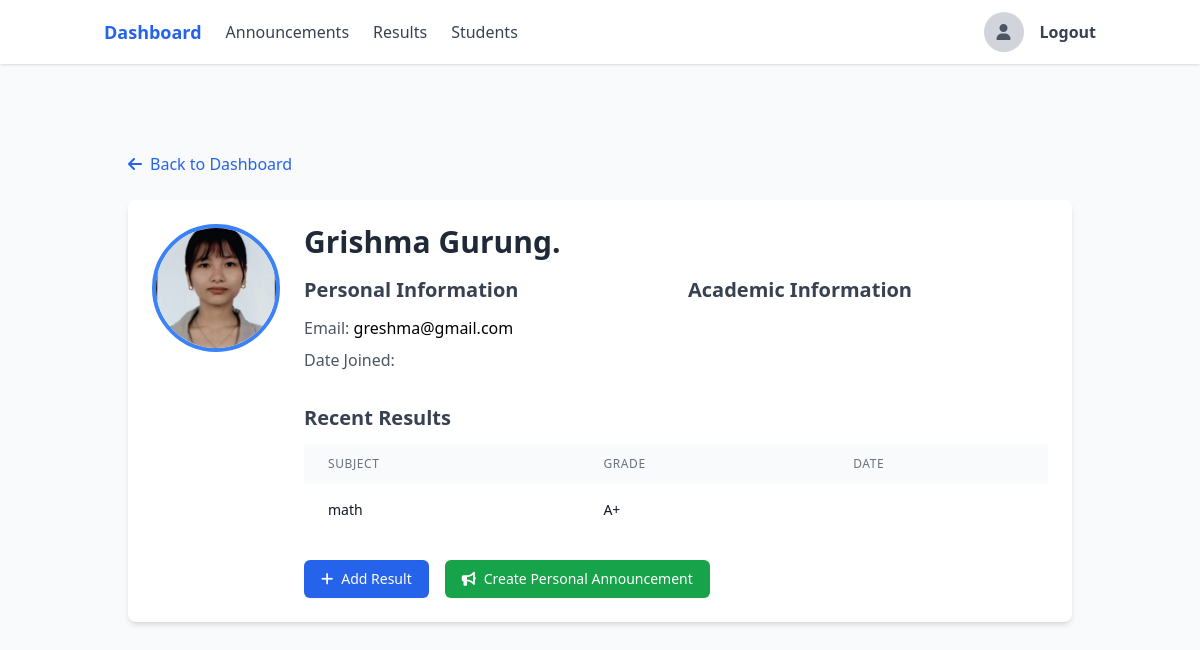
The page /teacher/students/3/ (signed in) on the database its author committed.
### users/models.py (models this page shows, shortened)
class User(AbstractBaseUser, PermissionsMixin):
    ROLE_CHOICES = [
        ('teacher', 'Teacher'),
        ('student', 'Student'),
        ('admin', 'Admin'),
    ]
    email = models.EmailField(unique=True)
    role = models.CharField(max_length=10, choices=ROLE_CHOICES)
    is_active = models.BooleanField(default=True)
    is_staff = models.BooleanField(default=False)
    profile_image = models.ImageField(upload_to=user_profile_image_path, null=True, blank=True)
    full_name = models.CharField(max_length=255, null=True, blank=True)
    bio = models.TextField(null=True, blank=True)
    USERNAME_FIELD = 'email'
    REQUIRED_FIELDS = ['role']
    objects = UserManager()
    @property
    def is_teacher(self):
        return self.role == 'teacher'
    def get_full_name(self):
        return self.full_name or self.email.split('@')[0]

class Result(models.Model):
    GRADE_CHOICES = [
        ('A+', 'A+'),
        ('A', 'A'),
        ('A-', 'A-'),
        ('B+', 'B+'),
        ('B', 'B'),
        ('B-', 'B-'),
        ('C+', 'C+'),
        ('C', 'C'),
        ('C-', 'C-'),
        ('D+', 'D+'),
        ('D', 'D'),
        ('F', 'F'),
    ]
    student = models.ForeignKey(User, on_delete=models.CASCADE, related_name='results')
    subject = models.CharField(max_length=100)
    marks_obtained = models.DecimalField(max_digits=5, decimal_places=2)
    total_marks = models.DecimalField(max_digits=5, decimal_places=2, default=100)
    grade = models.CharField(max_length=2, choices=GRADE_CHOICES)
    remarks = models.TextField(blank=True, null=True)
    created_by = models.ForeignKey(User, on_delete=models.CASCADE, related_name='results_created')
    created_at = models.DateTimeField(default=timezone.now)
    updated_at = models.DateTimeField(auto_now=True)
    class Meta:
        ordering = ['-created_at']
        unique_together = ['student', 'subject']

### users/views.py (the view)
# urls.py: path('teacher/students/<int:student_id>/', views.teacher_student_detail, name='teacher_student_detail'),
@login_required
def teacher_student_detail(request, student_id):
    if not request.user.is_teacher:
        return redirect('login')
    student = get_object_or_404(User, id=student_id, role='student')
    student_results = Result.objects.filter(student=student)
    context = {
        'student': student,
        'student_results': student_results,
    }
    return render(request, 'users/teacher_student_detail.html', context)

### users/templates/users/teacher_student_detail.html (shortened to what this page needs)
{% extends 'users/base.html' %}
{% block content %}
<div class="container mx-auto p-6">
    <div class="mb-6">
        <a href="/teacher/dashboard/" class="text-blue-600 hover:text-blue-800 flex items-center">
            <i class="fas fa-arrow-left mr-2"></i> Back to Dashboard
        </a>
    </div>
    <div class="bg-white rounded-lg shadow-md p-6">
        <div class="flex items-start space-x-6">
            <div class="flex-shrink-0">
                {% if student.profile_image %}
                    <img src="{{ student.profile_image.url }}" alt="{{ student.get_full_name }}"
                         class="w-32 h-32 rounded-full object-cover border-4 border-blue-500">
                {% else %}
                    <div class="w-32 h-32 rounded-full bg-gray-200 flex items-center justify-center">
                        <i class="fas fa-user text-gray-400 text-4xl"></i>
                    </div>
                {% endif %}
            </div>
            <div class="flex-grow">
                <h1 class="text-3xl font-bold text-gray-800 mb-4">{{ student.get_full_name }}</h1>
                <div class="grid grid-cols-1 md:grid-cols-2 gap-6">
                    <div>
                        <h2 class="text-xl font-semibold text-gray-700 mb-3">Personal Information</h2>
                        <div class="space-y-2">
                            <p><span class="font-medium text-gray-600">Email:</span> {{ student.email }}</p>
                            <p><span class="font-medium text-gray-600">Date Joined:</span> {{ student.date_joined|date:"F j, Y" }}</p>
                        </div>
                    </div>
                    <div>
                        <h2 class="text-xl font-semibold text-gray-700 mb-3">Academic Information</h2>
                    </div>
                </div>
                <div class="mt-8">
                    <h2 class="text-xl font-semibold text-gray-700 mb-3">Recent Results</h2>
                    {% if student_results %}
                        <div class="overflow-x-auto">
                            <table class="min-w-full bg-white">
                                <thead class="bg-gray-50">
                                    <tr>
                                        <th class="px-6 py-3 text-left text-xs font-medium text-gray-500 uppercase tracking-wider">Subject</th>
                                        <th class="px-6 py-3 text-left text-xs font-medium text-gray-500 uppercase tracking-wider">Grade</th>
                                        <th class="px-6 py-3 text-left text-xs font-medium text-gray-500 uppercase tracking-wider">Date</th>
                                    </tr>
                                </thead>
                                <tbody class="divide-y divide-gray-200">
                                    {% for result in student_results %}
                                    <tr>
                                        <td class="px-6 py-4 whitespace-nowrap text-sm text-gray-900">{{ result.subject }}</td>
                                        <td class="px-6 py-4 whitespace-nowrap text-sm text-gray-900">{{ result.grade }}</td>
                                        <td class="px-6 py-4 whitespace-nowrap text-sm text-gray-500">{{ result.date|date:"F j, Y" }}</td>
                                    </tr>
                                    {% endfor %}
                                </tbody>
                            </table>
                        </div>
                    {% else %}
                        <p class="text-gray-600">No results available yet.</p>
                    {% endif %}
                </div>
                <div class="mt-6 flex space-x-4">
                    <a href="{% url 'teacher_add_result' student.id %}" class="inline-flex items-center px-4 py-2 border border-transparent rounded-md shadow-sm text-sm font-medium text-white bg-blue-600 hover:bg-blue-700 focus:outline-none focus:ring-2 focus:ring-offset-2 focus:ring-blue-500">
                        <i class="fas fa-plus mr-2"></i> Add Result
                    </a>
                    <a href="{% url 'teacher_create_student_announcement' student.id %}" class="inline-flex items-center px-4 py-2 border border-transparent rounded-md shadow-sm text-sm font-medium text-white bg-green-600 hover:bg-green-700 focus:outline-none focus:ring-2 focus:ring-offset-2 focus:ring-green-500">
                        <i class="fas fa-bullhorn mr-2"></i> Create Personal Announcement
                    </a>
                </div>
            </div>
        </div>
    </div>
</div>
{% endblock %}

### rows shown on the page
User: profile_image (picture), get_full_name "Grishma Gurung.", email "greshma@gmail.com"
Result: subject "math", grade "A+"
